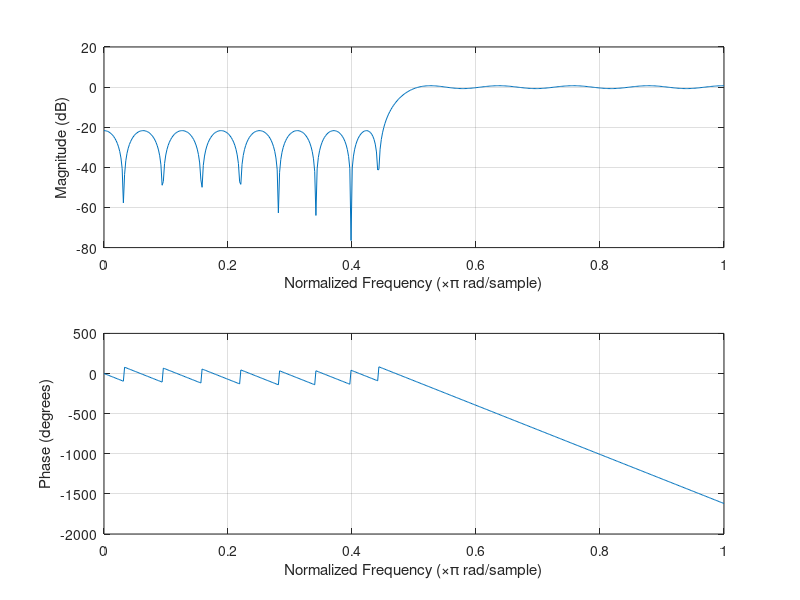
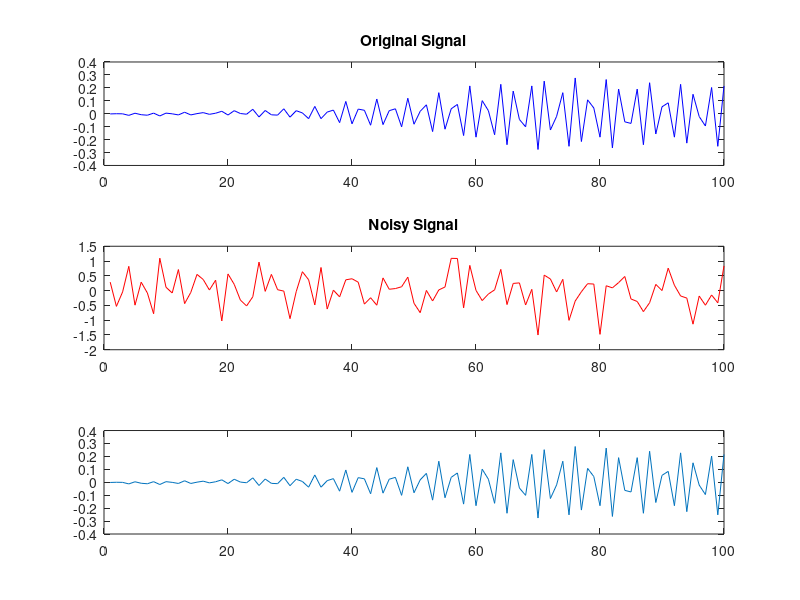
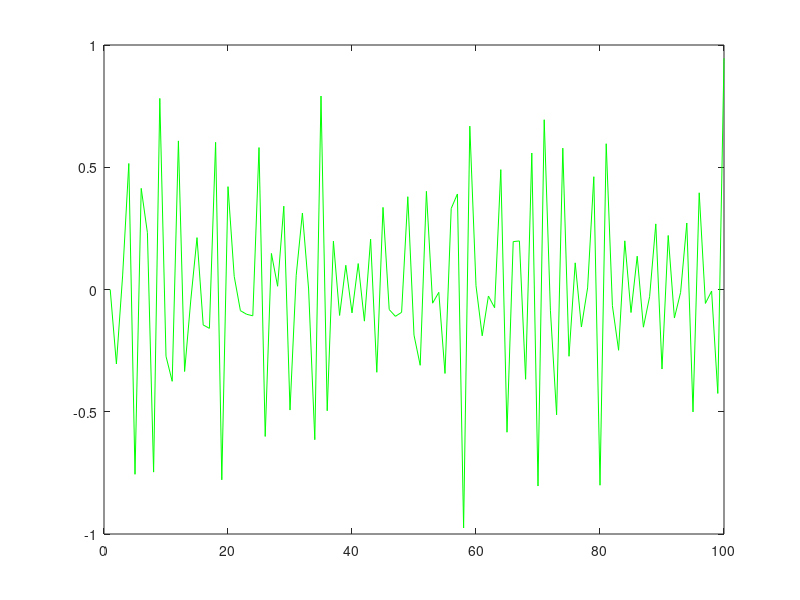
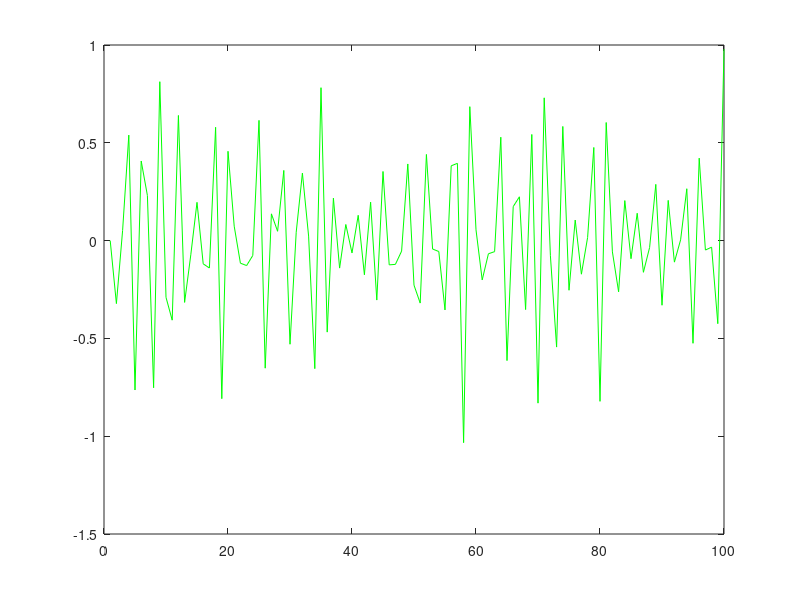

Source code (MATLAB) for these figures, in order:
 load chirp;% Load data (y and Fs) into workspace
 y0=y;
 noise=0.5*randn(size(y));
 y = y0 + noise;% Adding noise

 b = fir1(34,0.48,'high',chebwin(35,30)); %Fourier Series % FIR filter design
 b_dont_care=firls(34,[0 0.45 0.5 1],[0 0 1 1]); %_dont_care
 b_min_max=firpm(34,[0 0.45 0.5 1],[0 0 1 1]); %_min_max
 
 freqz(b,1,512);% Frequency response of filter
 freqz(b_dont_care,1,512);% Frequency response of filter
 freqz(b_min_max,1,512);% Frequency response of filter

 f_output = filtfilt(b,1,y);% Zero-phase digital filtering
 f_output_dont_care = filtfilt(b_dont_care,1,y);
 f_output_min_max = filtfilt(b_min_max,1,y);
 
 %plot the first 100 of each signal
 figure;
 subplot(311); plot(y0(1:100),'b'); title('Original Signal')
 subplot(312); plot(y(1:100),'r'); title('Noisy Signal')
 subplot(313); plot(f_output(1:100),'g'); title('Filtered Signal')
 
 plot(y0(1:100));
 figure;
 plot(f_output(1:100),'g');
 figure;
 plot(f_output_dont_care(1:100),'g');
 figure;
 plot(f_output_min_max(1:100),'g');
 
 %counting mse errors for all techniques
 err = immse(y0,f_output);
 err_dont_care = immse(y0,f_output_dont_care);
 err_min_max = immse(y0,f_output_min_max);
 
 NumFFT = 1024;
 F = linspace(-Fs/2,Fs/2,NumFFT);
 
 
 %plot the frequency content
 figure;
 subplot(311); plot(F, abs(fftshift(fft(y0,NumFFT))),'b'); title('Original Signal DFT')
 subplot(312); plot(F, abs(fftshift(fft(y,NumFFT))),'r'); title('Noisy Signal DFT')
 subplot(313); plot(F, abs(fftshift(fft(f_output,NumFFT))),'g'); title('Filtered Signal DFT')
 
 %{
 figure;
 plot(F, abs(fftshift(fft(f_output(1:100),NumFFT))),'g'); title('Filtered Signal DFT')
 figure;
 plot(F, abs(fftshift(fft(f_output_dont_care(1:100),NumFFT))),'g'); title('Filtered Signal DFT DONT CARE')
 figure;
 plot(F, abs(fftshift(fft(f_output_min_max(1:100),NumFFT))),'g'); title('Filtered Signal DFT MIN-MAX')
%}
  
sound(y0,Fs);%sound of real signal 
sound(f_output,Fs);%sound after removing sound
sound(f_output_dont_care,Fs);%sound after removing sound
sound(f_output_min_max,Fs);%sound after removing sound
